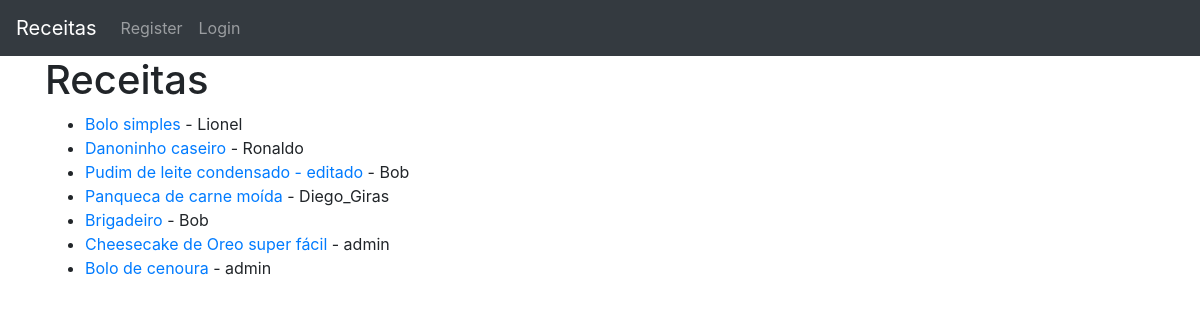
The page / on the database its author committed.
### theblog/models.py (models this page shows, shortened)
class Post(models.Model):
    title = models.CharField(max_length=255)
    author = models.ForeignKey(User, on_delete=models.CASCADE)
    body = models.TextField()

### theblog/views.py (the view)
# urls.py: path('', HomeView.as_view(), name='home'),
class HomeView(ListView):
    model = Post
    template_name = 'home.html'
    ordering = ['-id']

### theblog/templates/home.html (shortened to what this page needs)
{% extends "index.html" %}
{%block content %}
<h1>Receitas</h1>
<ul>
{% for post in object_list %}
    <li><a href="{%url 'article-detail' post.pk%}">{{post.title}}</a> - {{post.author}}
    <br/>
    </li>
{% endfor %}
</ul>
{% endblock %}

### rows shown on the page
Post: title "Bolo simples", author "Lionel"
Post: title "Danoninho caseiro", author "Ronaldo"
Post: title "Pudim de leite condensado - editado", author "Bob"
Post: title "Panqueca de carne moída", author "Diego_Giras"
Post: title "Brigadeiro", author "Bob"
Post: title "Cheesecake de Oreo super fácil", author "admin"
Post: title "Bolo de cenoura", author "admin"
